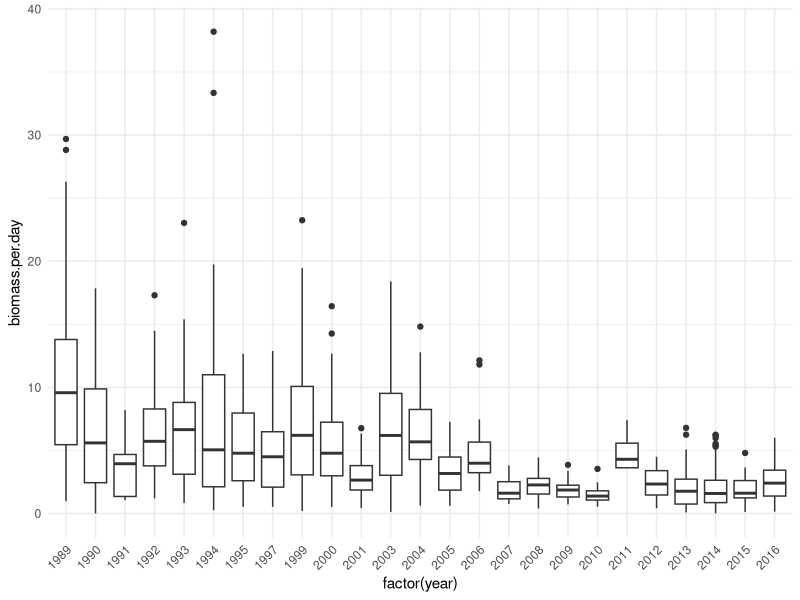

Reproduce this figure in R.
## ---- chunk 1
knitr::opts_chunk$set(echo = TRUE)
## ---- chunk 2
# lines with # are 'commented out' and do not run

# we can do arithmetic
3+4

# spaces don't matter
3 +     4
## ---- chunk 3
# we can evaluate simple mathematical functions
sqrt(3^2+4^2)

# evaluation is inside-out, just like in regular mathematics
# all the below statements evaluate to the same value
sqrt(40+(4*6))
sqrt(40+(24))
sqrt(64)
8

# to get help with any function, use the ? command
?sqrt

# functions have one or more named 'arguments' that take 'values'
# here the two arguments are x and digits, with values 3.982523 and 2 respectively
?round # round a number to a requested precision
round(x=3.982523,digits=2)
## ---- chunk 4
# we can work with 'vectors' of numbers
sqrt(c(4,9,16))

# we can 'assign' variable names
x = c(30,57,12)
print(x)
z = sum(x)
print(z)

# we can use 'data frames' to store tables of values
mydataframe = data.frame(firstVariable=c("a","b","c"),secondVariable=c(10,20,30))
print(mydataframe)

# data frame entries (and matrix entries) are accessed with either $ for columns
# or [,] for rows/columns
# the following two lines are equivalent
mydataframe$secondVariable
mydataframe[,"secondVariable"]
## ---- chunk 5
# equals sign 'assigns' the right-side to the left-side
# double equals 'tests'
a = 3
print(a)
a == 4
a == 3

# we can 'index' to access elements of a vector with []
myVector = c(100, 64, 39.5, 11.1341)
print(myVector[3])
print(myVector[4])

# we can also use these indexed values in other functions
sqrt(myVector[2])
## ---- chunk 6
# the order that lines are evaluated is very important
# R starts at the top of a file and follows instructions
# sequentially on below lines

# note the difference in output between this block...
x = 3
x = x^2
x = x+10
print(x)

# and this block...
x = 3
x = x+10
x = x^2
print(x)
## ---- chunk 7
desert_species = data.frame(
  species=c("javelina","coati","rattlesnake","horned lizard","gila monster","black bear"),
  is.mammal=c(TRUE,TRUE,FALSE,FALSE,FALSE,TRUE),
  length.meters=c(0.5,0.4,1,0.1,0.3,2))
print(mydataframe)

# subsetting data is possible using row indexing
desert_species_mammals = desert_species[desert_species$is.mammal==TRUE,]
print(desert_species_mammals)

desert_species_nonmammals = desert_species[desert_species$is.mammal==FALSE,]
print(desert_species_nonmammals)

# functions can be used on different parts of a data frame
mean(desert_species_mammals$length.meters)
mean(desert_species_nonmammals$length.meters)

# the below block is equivalent to the above block
mean(desert_species_mammals[,"length.meters"])
mean(desert_species_nonmammals[,"length.meters"])

# R provides some functionality to apply functions across data subsets
# saving you the trouble of making your own subsets
?tapply
mean.lengths = tapply(X=desert_species$length.meters, INDEX=desert_species$is.mammal, FUN=mean)
print(mean.lengths)
## ---- chunk 8
library(ggplot2) # if you get an error, install this package
# via the Tools > Install Packages menu.

# load in comma-separated-value format data
# you can verify the data format by also opening the file in Excel
data_hallmann = read.csv("journal.pone.0185809.s004.csv")

# inspect the data
str(data_hallmann)
## ---- chunk 9
# create a column for biomass-standardized values
data_hallmann$biomass.per.day = 
  data_hallmann$biomass / (data_hallmann$to.daynr - data_hallmann$from.daynr)
summary(data_hallmann$biomass.per.day)
## ---- chunk 10
# set up the plot and define axes (with aes)
ggplot(data=data_hallmann, aes(x=factor(year), y=biomass.per.day)) +
# request a boxplot
  geom_boxplot() +
# set the overall style of the plot
  theme_minimal() +
# rotate the x-axis labels to look nice
  theme(axis.text.x=element_text(angle=45,hjust=1))
